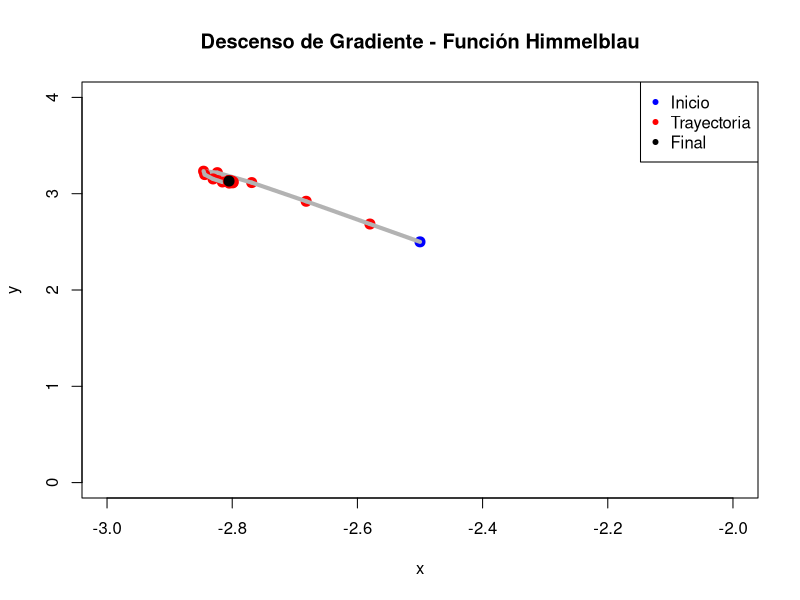

R code for this plot:
#funcion objetico
f <- function(x) {
  
  (x[1]^2 + x[2] -11)^2 + (x[1] + x[2]^2 -7)^2 
}
#--------------------------
#gradeinte
f_prima <- function(x){
  
  dx <- 2*(x[1]^2 + x[2] -11)*(2*x[1]) + 2*(x[1] + x[2]^2 -7)
  dy <- 2*(x[1]^2 + x[2] -11) + 2*(x[1] + x[2]^2 -7)*(2*x[2])
  return(c(dx ,dy))
}
#--------------------------
#aprendisaje
gama <- 0.5
#gama <- 0.7
#gama <- 0.9
alpha <- 0.005
v <- c(0,0)
x <- c(-2.5,2.5)
#-----------------

#constantes
tolerancia <- 1e-6
max_inter <- 10000
#-----------------

#contador
contador <- 0
#-----------------

# Variable para acumular distancia total
distancia_total <- 0
#-----------------

# Inicializar gráfico
plot(x[1], x[2], xlim = c(-3, -2), ylim = c(0, 4), 
     xlab = "x", ylab = "y", main = "Descenso de Gradiente - Función Himmelblau",
     pch = 20, col = "blue", cex = 2)
#-----------------

# Agregar leyenda
legend("topright", legend = c("Inicio", "Trayectoria", "Final"), 
       col = c("blue", "red", "black"), pch = 20, cex = 1)
#-----------------

for (i in 1:max_inter){
  #Cada vez que entra suma 1 para tener la cantidad de iteracion
  contador <- contador + 1
  #-----------------
  #calculo de la velocidad
  v <- (gama * v) + f_prima(x)
  #-----------------
  #calculo del nuevo X
  x_nuevo <- x - alpha*v
  #-----------------
  
  #graficar
  points(x_nuevo[1], x_nuevo[2], pch = 20, col = "red", cex = 2)
  #-------------------------------------------------------------------
  # Graficar línea de trayectoria entre x y x_nuevo
  segments(x[1], x[2], x_nuevo[1], x_nuevo[2], col = "gray70", lwd = 4)
  #-----------------
  # Calcular distancia recorrida en este paso
  distancia_paso <- sqrt((x_nuevo[1] - x[1])^2 + (x_nuevo[2] - x[2])^2)
  distancia_total <- distancia_total + distancia_paso
  #-------------------------------------------------------------------
  
  #retriccion para evitar erroress
  if(norm(f_prima(x_nuevo), "2") < tolerancia | 
     norm(x_nuevo - x, "2") < tolerancia){
    break
  }
  #-----------------
  #remplazaomos X original por X nuevo para repetir el ciclo
  x <- x_nuevo
}
points(x_nuevo[1], x_nuevo[2], pch = 20, col = "black", cex = 2)
cat("El número de iteraciones necesarias es:", contador, "\n")
cat("El valor de alpha es:", alpha, "\n")
cat("el valor de Gama es: ",gama, "\n")
cat("El punto mínimo encontrado es:", x_nuevo, "\n")
cat("El valor de la función en ese punto es:", f(x_nuevo), "\n")